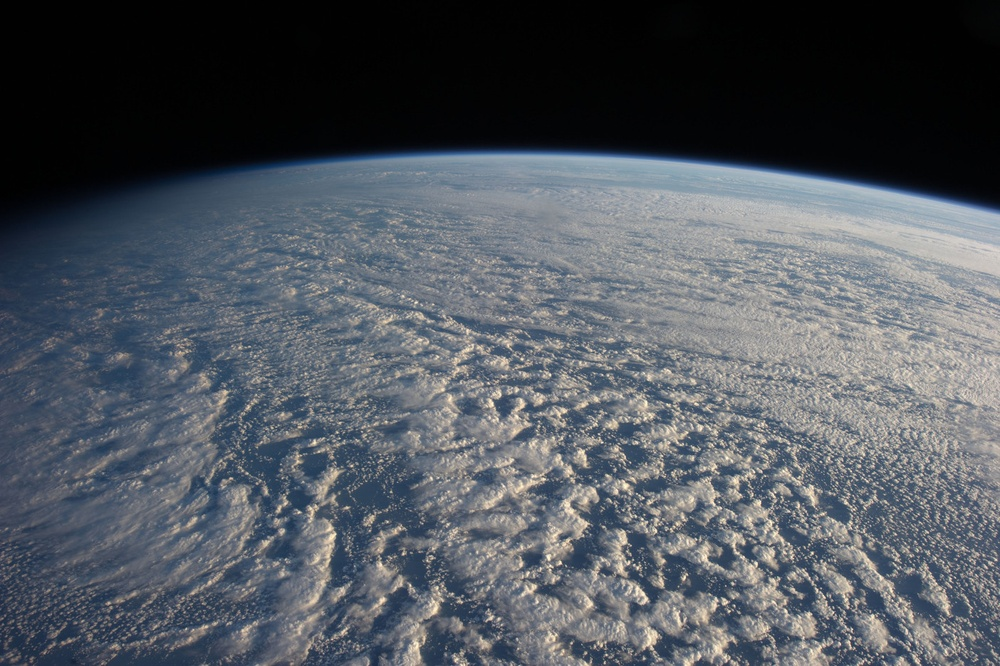
//> input picture exercise_4/horizon1 images/horizon1.jpg, 1000 x 666 px, shrunk from 1404 x 935 before the run
$ ./threshold 'horizon1 images/horizon1.jpg'   (built with g++ and OpenCV 4)
//> lines starting //> are read from the running program, lines starting //| are printed output that depends on the picture; after the words box and inside, x2 and y2 are one past the last pixel; in counts of white or black regions, pixels touching at a corner belong together
#include <stdio.h>
#include <opencv2/core/core.hpp>
#include <opencv2/highgui.hpp>
#include <opencv2/imgcodecs.hpp>
#include <opencv2/imgproc.hpp>
#include <math.h>
//#include <cmath>
#include <vector>

using namespace cv;
using namespace std;

char *image_path;
int step;
cv::Mat src;
cv::Mat src_grey;
cv::Mat src_grey_scale;
cv::Mat dst;
cv::Mat dst_otsu;
cv::Mat dst_binary;
cv::Mat dst_canny;
cv::Mat dst_hough;
cv::Mat dst_gaussian;
cv::Mat dst_regression;
int threshold_value = 52;
int maxval = 255;
int sliderValue = 0;
int angleTh = 5;
int lengthTh = 10;

const int ratioThreshold = 2;
const int houghThreshold = 100;
const int minLineLength = 100;
const int maxLineGap = 5;

//Binary threshold variable
int threshold = 70;

//Polynomial regression function
std::vector<double> fitPoly(std::vector<cv::Point> points, int n)
{
  //Number of points
  int nPoints = points.size();

  //Vectors for all the points' xs and ys
  std::vector<float> xValues = std::vector<float>();
  std::vector<float> yValues = std::vector<float>();

  //Split the points into two vectors for x and y values
  for(int i = 0; i < nPoints; i++)
  {
    xValues.push_back(points[i].x);
    yValues.push_back(points[i].y);
  }

  //Augmented matrix
  double matrixSystem[n+1][n+2];
  for(int row = 0; row < n+1; row++)
  {
    for(int col = 0; col < n+1; col++)
    {
      matrixSystem[row][col] = 0;
      for(int i = 0; i < nPoints; i++)
        matrixSystem[row][col] += pow(xValues[i], row + col);
    }

    matrixSystem[row][n+1] = 0;
    for(int i = 0; i < nPoints; i++)
      matrixSystem[row][n+1] += pow(xValues[i], row) * yValues[i];

  }

  //Array that holds all the coefficients
  double coeffVec[n+2] = {};  // the "= {}" is needed in visual studio, but not in Linux

  //Gauss reduction
  for(int i = 0; i <= n-1; i++)
    for (int k=i+1; k <= n; k++)
    {
      double t=matrixSystem[k][i]/matrixSystem[i][i];

      for (int j=0;j<=n+1;j++)
        matrixSystem[k][j]=matrixSystem[k][j]-t*matrixSystem[i][j];

    }

  //Back-substitution
  for (int i=n;i>=0;i--)
  {
    coeffVec[i]=matrixSystem[i][n+1];
    for (int j=0;j<=n+1;j++)
      if (j!=i)
        coeffVec[i]=coeffVec[i]-matrixSystem[i][j]*coeffVec[j];

    coeffVec[i]=coeffVec[i]/matrixSystem[i][i];
  }

  //Construct the cv vector and return it
  std::vector<double> result = std::vector<double>();
  for(int i = 0; i < n+1; i++)
    result.push_back(coeffVec[i]);
  return result;
}

//Returns the point for the equation determined
//by a vector of coefficents, at a certain x location
cv::Point pointAtX(std::vector<double> coeff, double x)
{
  double y = 0;
  for(int i = 0; i < coeff.size(); i++)
  y += pow(x, i) * coeff[i];
  return cv::Point(x, y);
}

static float getLineLength(Vec4i line){
    // Get a lines length
    float x = line[2] - line[0];
    float y = line[3] - line[1];
    return sqrt(pow(x, 2) + pow(y, 2));
}

static float getLineAngle(Vec4i line){
    // Get a lines angle on the horizontal plane
    return atan2(line[3] - line[1], line[2] - line[0]) * 180 / CV_PI;
}

void horizonDetection(int, void*){
    // First, blur the gray scale image for a better Canny filter
    cv::GaussianBlur(src_grey_scale, dst_gaussian, Size(3, 3), 0);

    // !! Canny filter on image - experiment with values
    cv::Canny(dst_gaussian, dst_gaussian, threshold_value, threshold_value* ratioThreshold, 3);

    // Just display a canny filtered image for 1st photo
    dst_canny = Scalar::all(0);
    src_grey_scale.copyTo(dst_canny, dst_gaussian);
    if(step == 0){
        cv::imwrite("1_Canny.png", dst_canny);
        imshow("Image Canny Edge", dst_canny);
        return;
    }

    // Copy image and change colours + declare points and filtered points vectors
    cv::cvtColor(dst_canny, dst_hough, cv::COLOR_GRAY2BGR);
    vector<Vec4i> points;
    vector<Vec4i> filtered;

    // !! Hough Lines transformation filter on image - experiment with values
    cv::HoughLinesP(dst_canny, points, 1, CV_PI/180, houghThreshold, minLineLength, maxLineGap);

    // Filter out lines based on their length and angle
    for(std::size_t  i = 0; i < points.size(); i++){
        float lineLength = getLineLength(points[i]);
        float lineAngle = getLineAngle(points[i]);
        bool condition = false;
        // See which step, depending on what image to show
        if(step == 1){
            filtered = points;
            break;
        }else if(step == 2){
            condition = (lineLength > lengthTh);
        }else if(step == 3){
            condition = (lineAngle <= angleTh && lineAngle >= -angleTh);
        }else if(step == 4 || step == 5){
            condition = (lineLength > lengthTh && lineAngle <= angleTh && lineAngle >= -angleTh);
        }
        // Save points that passed the condition based on the step, into a vector
        if (condition == true){
            filtered.push_back(points[i]);
        }
    }
    // Create the lines based on the filtered points
    std::vector<cv::Point> filteredPoints;
    for(std::size_t  i = 0; i < filtered.size(); i++){
        Vec4i p = filtered[i];
        cv::line(dst_hough, Point(p[0], p[1]), Point(p[2], p[3]), Scalar( 0, 255, 0, 128 ), 2, cv::LINE_AA);
        filteredPoints.push_back(Point(p[0], p[1]));
        filteredPoints.push_back(Point(p[2], p[3]));
    }
    if(step == 1){
        cv::imwrite("2_Image_Hough_Lines.png", dst_hough);
        imshow("Image Hough Lines", dst_hough);
        return;
    }else if(step == 2){
        cv::imwrite("3_Image_Hough_Short_Lines_Removed.png", dst_hough);
        imshow("Image Hough Short Lines Removed", dst_hough);
        return;
    }else if(step == 3){
        cv::imwrite("4_Image_Hough_Horizontal_Lines.png", dst_hough);
        imshow("Image Hough Horizontal Lines", dst_hough);
        return;
    }else if(step == 4){
        cv::imwrite("5_Image_Canny_Hough_Both_Filters.png", dst_hough);
        imshow("Image Canny + Hough (With lines and angles filters)", dst_hough);
        return;
    }

    cv::cvtColor(dst_canny, dst_regression, cv::COLOR_GRAY2BGR);

    // Use the filtered points in regression to determine the horizon on images
    if(step == 5){
        std::vector<double> coeff = fitPoly(filteredPoints, 3);
        for(int i = 0; i < dst_hough.size().width; i++){
            cv::circle(dst_regression, pointAtX(coeff, i), 2, Scalar( 0, 255, 0, 128 ), 2);
        }
        cv::imwrite("6_Image_with_Regression.png", dst_regression);
        imshow("Image with Regression", dst_regression);
        return;
    }

    return;
}

int main(int argc, char *argv[]){
    // Print the OpenCV version
    printf("OpenCV version: %d.%d\n", CV_MAJOR_VERSION, CV_MINOR_VERSION);
    if(argc == 2){
        image_path = argv[1];
        printf("%s\n", image_path);
    }
    else{
        printf("Arguments are wrong\n");
        return 1;
    }
    src = cv::imread(image_path, cv::IMREAD_UNCHANGED);
//> src is the input picture: 666 rows x 1000 cols, CV_8UC3; mean B, G, R 93.7, 86.6, 81.3
    src_grey_scale = cv::imread(image_path, cv::IMREAD_GRAYSCALE);
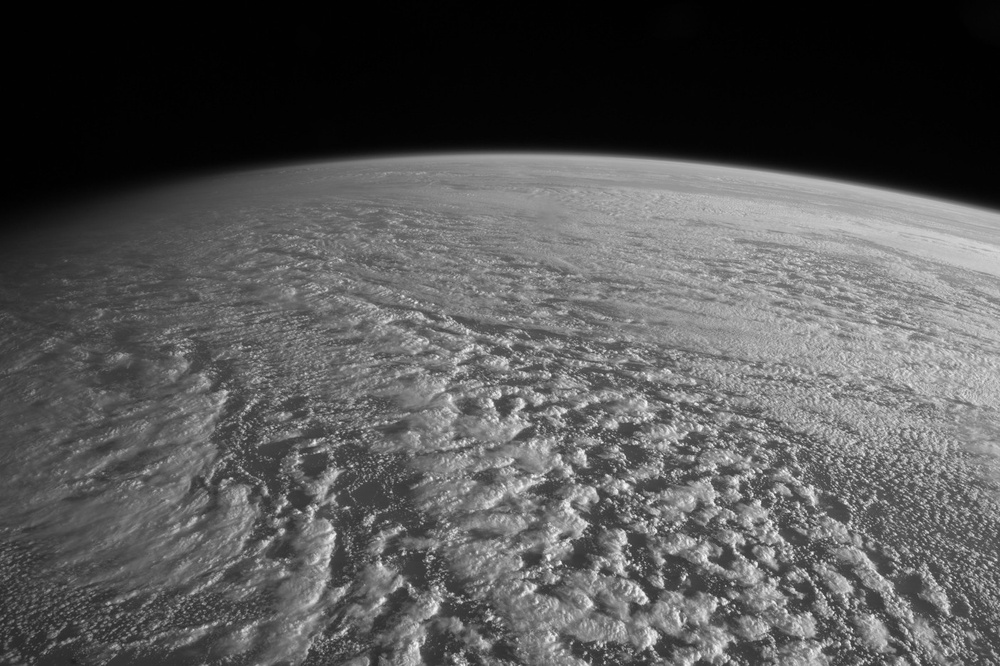
//> src_grey_scale: 666 rows x 1000 cols, CV_8UC1; min 0, max 253, mean 85.8
    if(src.empty() || src_grey_scale.empty()){
        printf("Image is empty\n");
        return 1;
    }
    cv::cvtColor(src, src_grey, cv::COLOR_BGR2GRAY, 0);

    // Display image gray scale

    // cv::namedWindow("Image Gray Scale", cv::WINDOW_AUTOSIZE);
    // imshow("Image Gray Scale", src_grey_scale);
    // cv::waitKey(0);
    // cv::destroyWindow("Image Gray Scale");
    // cv::destroyAllWindows;

    // !! TO CORRECTLY DETECT THE HORIZON FOR ALL IMAGES
    // !! YOU HAVE TO PLAY WITH THE TRACKBARS (CANNY FILTER, LINES LENGTH FILTER AND LINES ANGLE FILTER)
    // !! VALUES FOR THE 3 IMAGES IN THE PDF + SAVED SCREENSHOTS IN FOLDERS (horizon1 images, horizon2 images, horizon3 images)

    // Declare initial values for the threshold and filters
    threshold_value = 52;
    angleTh = 5;
    lengthTh = 10;
    step = 0;
    cv::namedWindow("Image Canny Edge", cv::WINDOW_AUTOSIZE);
    cv::createTrackbar("Canny Edge Value", "Image Canny Edge", &threshold_value, maxval, horizonDetection);
    horizonDetection(0, 0);
//> in horizonDetection, `cv::Canny(dst_gaussian, dst_gaussian, threshold_value, threshold_value..`:
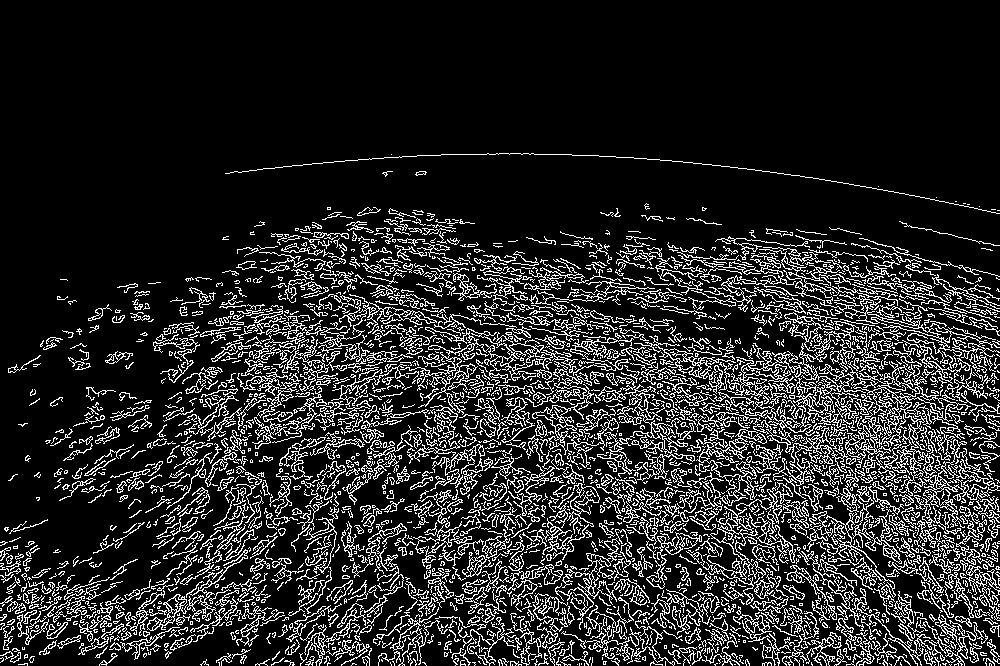
//> dst_gaussian: 666 rows x 1000 cols, CV_8UC1; 15.4% white in thin lines or dots, all inside (x1, y1, x2, y2) = (0, 153, 1000, 666)
//> in horizonDetection, `src_grey_scale.copyTo(dst_canny, dst_gaussian);`:
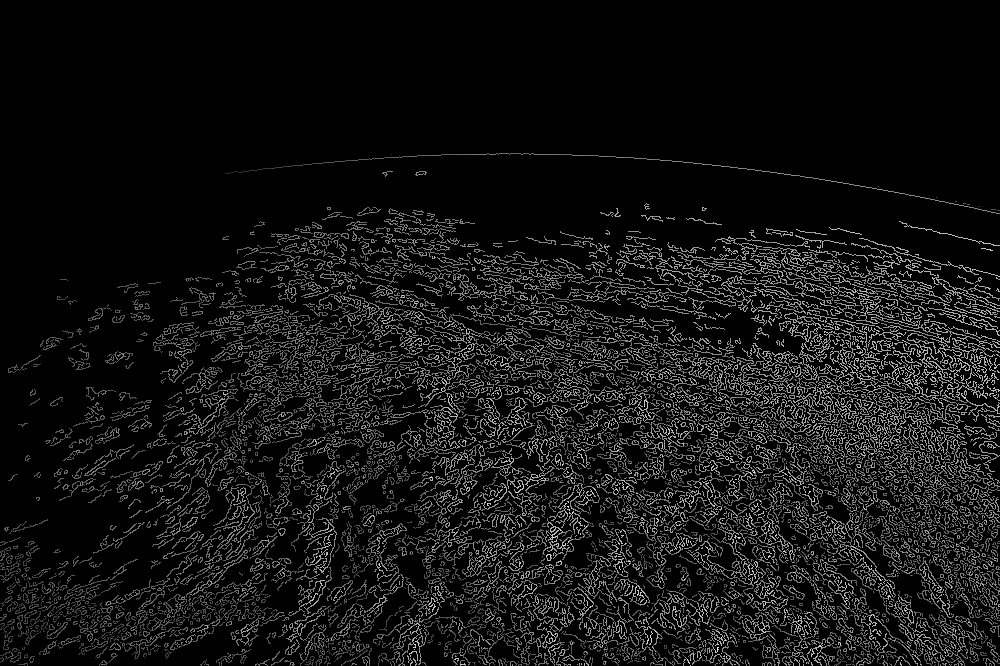
//> dst_canny: 666 rows x 1000 cols, CV_8UC1; min 0, max 246, mean 19.2
    cv::waitKey(0);
    cv::destroyWindow("Image Canny Edge");

    step = 1;
    cv::namedWindow("Image Hough Lines", cv::WINDOW_AUTOSIZE);
    cv::createTrackbar("Canny Edge Value", "Image Hough Lines", &threshold_value, maxval, horizonDetection);
    horizonDetection(0, 0);
//> in horizonDetection (call 2), `cv::HoughLinesP(dst_canny, points, 1, CV_PI/180, houghThreshold, minLi..`: points = 18 lines (x1, y1, x2, y2), first 8: [630, 445, 732, 408], [535, 429, 648, 445], [837, 436, 950, 410], [367, 564, 471, 538], [721, 365, 821, 373], [791, 413, 967, 363], [761, 457, 862, 482], [843, 460, 969, 469]
//> the loop in horizonDetection (call 2), `for(std::size_t  i = 0; i < points.size(); i++)` made 1 pass
//> (x in getLineLength, y in getLineLength, lineLength, lineAngle) on pass 1: (102, -37, 108.5, -19.94)
//> the loop in horizonDetection (call 2), `for(std::size_t  i = 0; i < filtered.size(); i++)` made 18 passes
//> p on passes 1 to 12: [630, 445, 732, 408], [535, 429, 648, 445], [837, 436, 950, 410], [367, 564, 471, 538], [721, 365, 821, 373], [791, 413, 967, 363], [761, 457, 862, 482], [843, 460, 969, 469], [809, 426, 915, 396], [751, 444, 925, 394], [813, 432, 917, 406], [702, 452, 919, 386]
//> after the loop in horizonDetection (call 2), `for(std::size_t  i = 0; i < filtered.size(); i++)`:
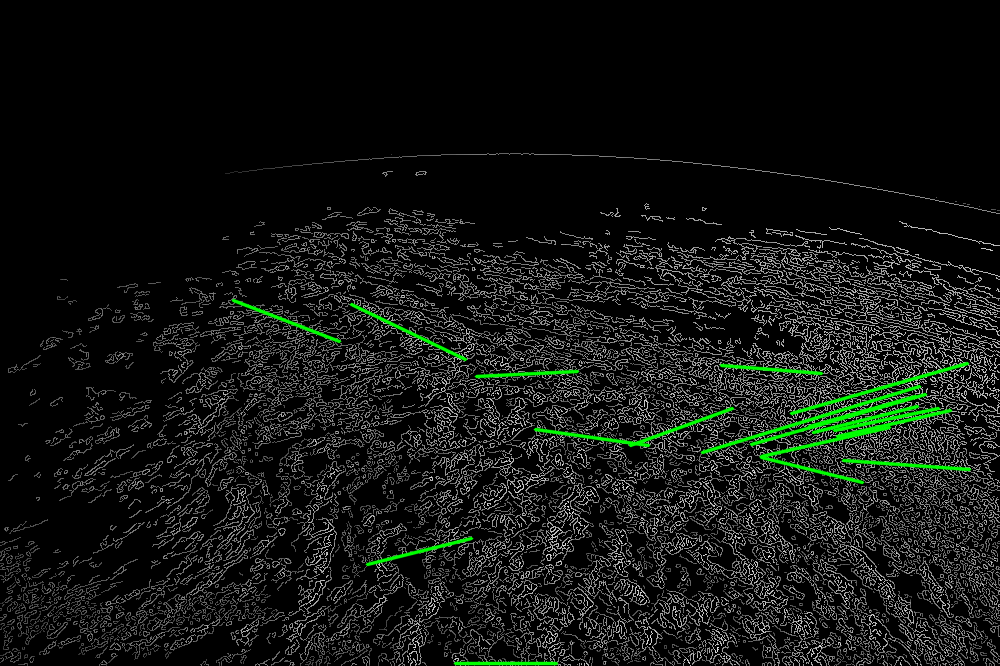
//> dst_hough: 666 rows x 1000 cols, CV_8UC3; mean B, G, R 18.6, 21.4, 18.6
    cv::waitKey(0);
    cv::destroyWindow("Image Hough Lines");
    cv::destroyAllWindows;

    step = 2;
    cv::namedWindow("Image Hough Short Lines Removed", cv::WINDOW_AUTOSIZE);
    cv::createTrackbar("Canny Edge Value", "Image Hough Short Lines Removed", &threshold_value, maxval, horizonDetection);
    cv::createTrackbar("Line Filter", "Image Hough Short Lines Removed", &lengthTh, maxval, horizonDetection);
    horizonDetection(0, 0);
    cv::waitKey(0);
    cv::destroyWindow("Image Hough Short Lines Removed");
    cv::destroyAllWindows;

    step = 3;
    cv::namedWindow("Image Hough Horizontal Lines", cv::WINDOW_AUTOSIZE);
    cv::createTrackbar("Canny Edge Value", "Image Hough Horizontal Lines", &threshold_value, maxval, horizonDetection);
    cv::createTrackbar("Angle Filter", "Image Hough Horizontal Lines", &angleTh, maxval, horizonDetection);
    horizonDetection(0, 0);
//> the loop in horizonDetection (call 4), `for(std::size_t  i = 0; i < points.size(); i++)` made 18 passes
//> (x in getLineLength, y in getLineLength, lineLength, lineAngle, condition) on passes 1 to 12: (102, -37, 108.5, -19.94, false), (113, 16, 114.1, 8.06, false), (113, -26, 116, -12.96, false), (104, -26, 107.2, -14.04, false), (100, 8, 100.3, 4.57, true), (176, -50, 183, -15.86, false), (101, 25, 104, 13.9, false), (126, 9, 126.3, 4.09, true), (106, -30, 110.2, -15.8, false), (174, -50, 181, -16.03, false), (104, -26, 107.2, -14.04, false), (217, -66, 226.8, -16.92, false)
//> the loop in horizonDetection (call 4), `for(std::size_t  i = 0; i < filtered.size(); i++)` made 4 passes
//> p on passes 1 to 4: [721, 365, 821, 373], [843, 460, 969, 469], [476, 376, 577, 371], [455, 663, 556, 663]
//> after the loop in horizonDetection (call 4), `for(std::size_t  i = 0; i < filtered.size(); i++)`:
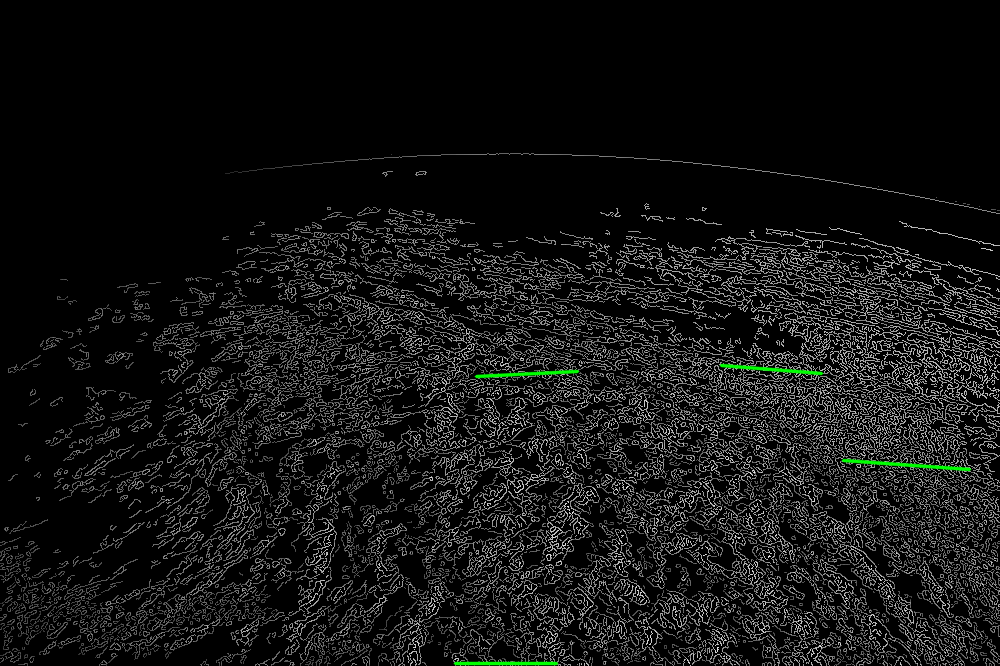
//> dst_hough: 666 rows x 1000 cols, CV_8UC3; mean B, G, R 19, 19.6, 19
    cv::waitKey(0);
    cv::destroyWindow("Image Hough Horizontal Lines");
    cv::destroyAllWindows;

    step = 4;
    cv::namedWindow("Image Canny + Hough (With lines and angles filters)", cv::WINDOW_AUTOSIZE);
    cv::createTrackbar("Canny Edge Value", "Image Canny + Hough (With lines and angles filters)", &threshold_value, maxval, horizonDetection);
    cv::createTrackbar("Line Filter", "Image Canny + Hough (With lines and angles filters)", &lengthTh, maxval, horizonDetection);
    cv::createTrackbar("Angle Filter", "Image Canny + Hough (With lines and angles filters)", &angleTh, maxval, horizonDetection);
    horizonDetection(0, 0);
    cv::waitKey(0);
    cv::destroyWindow("Image Canny + Hough (With lines and angles filters)");

    step = 5;
    cv::namedWindow("Image with Regression", cv::WINDOW_AUTOSIZE);
    cv::createTrackbar("Canny Edge Value", "Image with Regression", &threshold_value, maxval, horizonDetection);
    cv::createTrackbar("Line Filter", "Image with Regression", &lengthTh, maxval, horizonDetection);
    cv::createTrackbar("Angle Filter", "Image with Regression", &angleTh, maxval, horizonDetection);
    horizonDetection(0, 0);
//> the loop in horizonDetection (call 6), `for(std::size_t  i = 0; i < points.size(); i++)` made 18 passes
//> the loop in horizonDetection (call 6), `for(std::size_t  i = 0; i < filtered.size(); i++)` made 4 passes
//> in fitPoly, `int nPoints = points.size();`: nPoints = 8
//> the loop in fitPoly, `for(int i = 0; i < nPoints; i++)` made 8 passes
//> in horizonDetection (call 6), `std::vector<double> coeff = fitPoly(filteredPoints, 3);`: coeff = [1061, -1.04, -0.000627, 1.11e-06]
//> after the loop in horizonDetection (call 6), `for(int i = 0; i < dst_hough.size().width; i++)`:
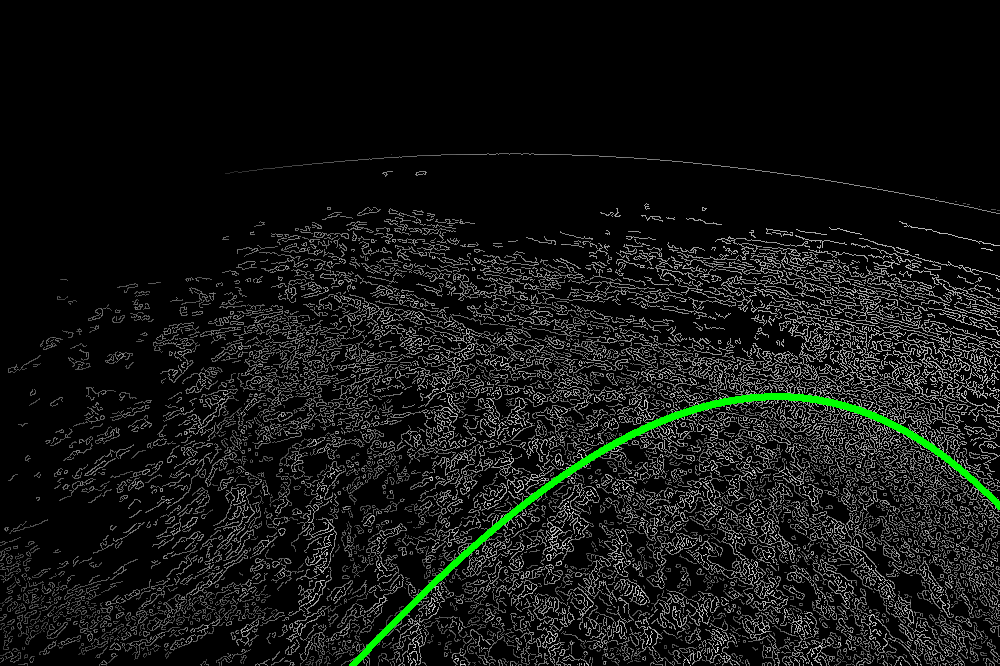
//> dst_regression: 666 rows x 1000 cols, CV_8UC3; mean B, G, R 18.8, 20.9, 18.8
    cv::waitKey(0);
    cv::destroyWindow("Image with Regression");
    cv::destroyAllWindows;

    return 0;
}
